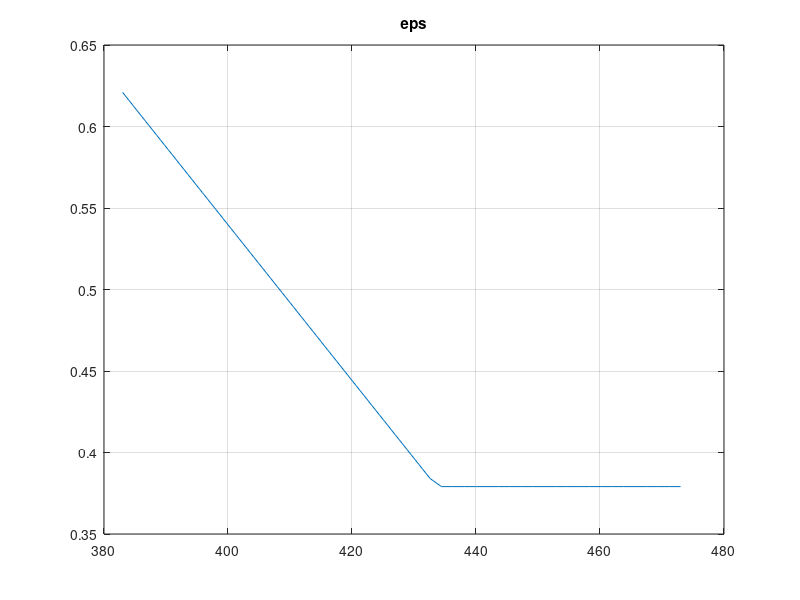
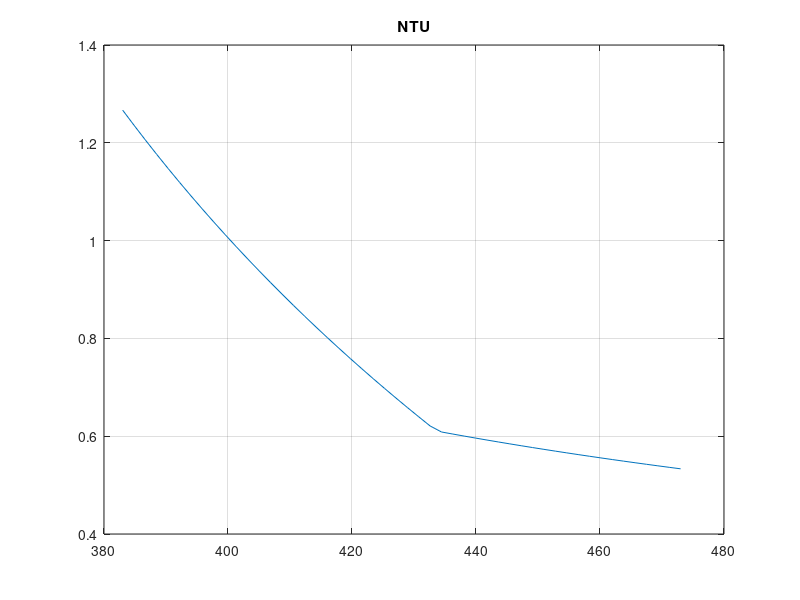
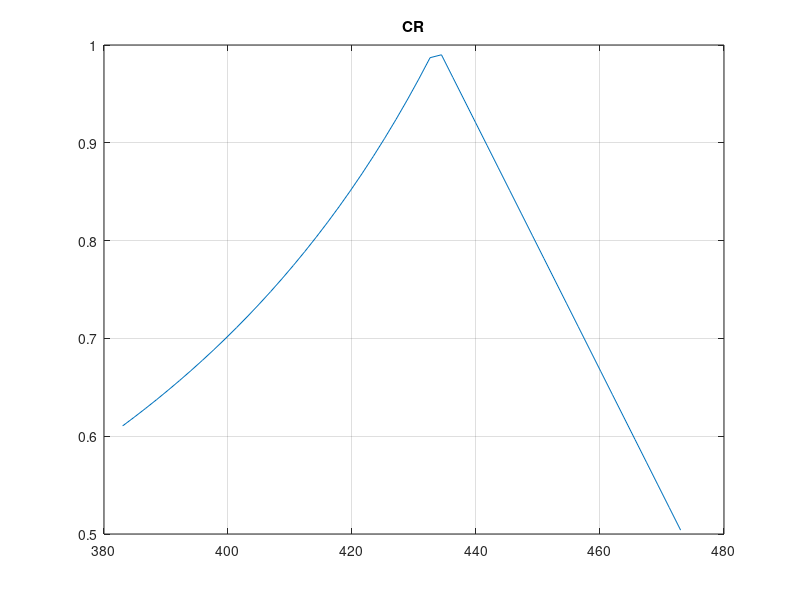

Recreate these plots in MATLAB, in order.
clear all; close all;
%% Vary hot-side outlet temperature

%% Constants
n = 50;
vec = ones(1,n);

T_H_in = vec*(240 + 273);     % [K] Given
T_C_out = vec*(110 + 273);    % [K] Given
mdot_C = 150;           % [kg/s] Given
Qdot = 50*10^6;         % [J/s] Given

cp_H = 4500;            % [J/K] EngineeringToolbox
cp_C = 4200;            % [J/K]

% T_H_out = 150 + 273;    % [K] Afgeschat
T_H_out = linspace(110, 200, n) + 273;

%% Temperature
T_C_in = T_C_out - Qdot/(mdot_C*cp_C);  % [K] Calculate cold-side inlet temperature

% figure()
% title('Counterflow configuration')
% plot([0,1],[T_C_out, T_C_in], [0,1],[T_H_in,T_H_out]);
% grid on;
% legend('Cold', 'Hot');
% xlabel('Length [-]')
% ylabel('Temperature [K]')

% For counterflow:
dT1 = T_H_out - T_C_in;
dT2 = T_H_in - T_C_out;
dT_lm = (dT2 - dT1)./log(dT2./dT1);

dT_H = -T_H_out + T_H_in;
dT_C = T_C_out - T_C_in;

%% Capacity flows
C_H = Qdot./dT_H;
C_C = mdot_C*cp_C;

Cmin = min(C_C,C_H);
Cmax = max(C_C,C_H);
CR = Cmin./Cmax;

mdot_H = C_H/cp_H;

%% Heat transfer
UA = Qdot./dT_lm;
NTU = UA./Cmin;

eps = (1 - exp(-NTU.*(1-CR)))./(1 - CR.*exp(-NTU.*(1-CR)));


%% Plot
figure()
plot(T_H_out, eps)
title('eps')
grid on

figure()
plot(T_H_out, NTU)
title('NTU')
grid on

figure()
plot(T_H_out, CR)
title('CR')
grid on
